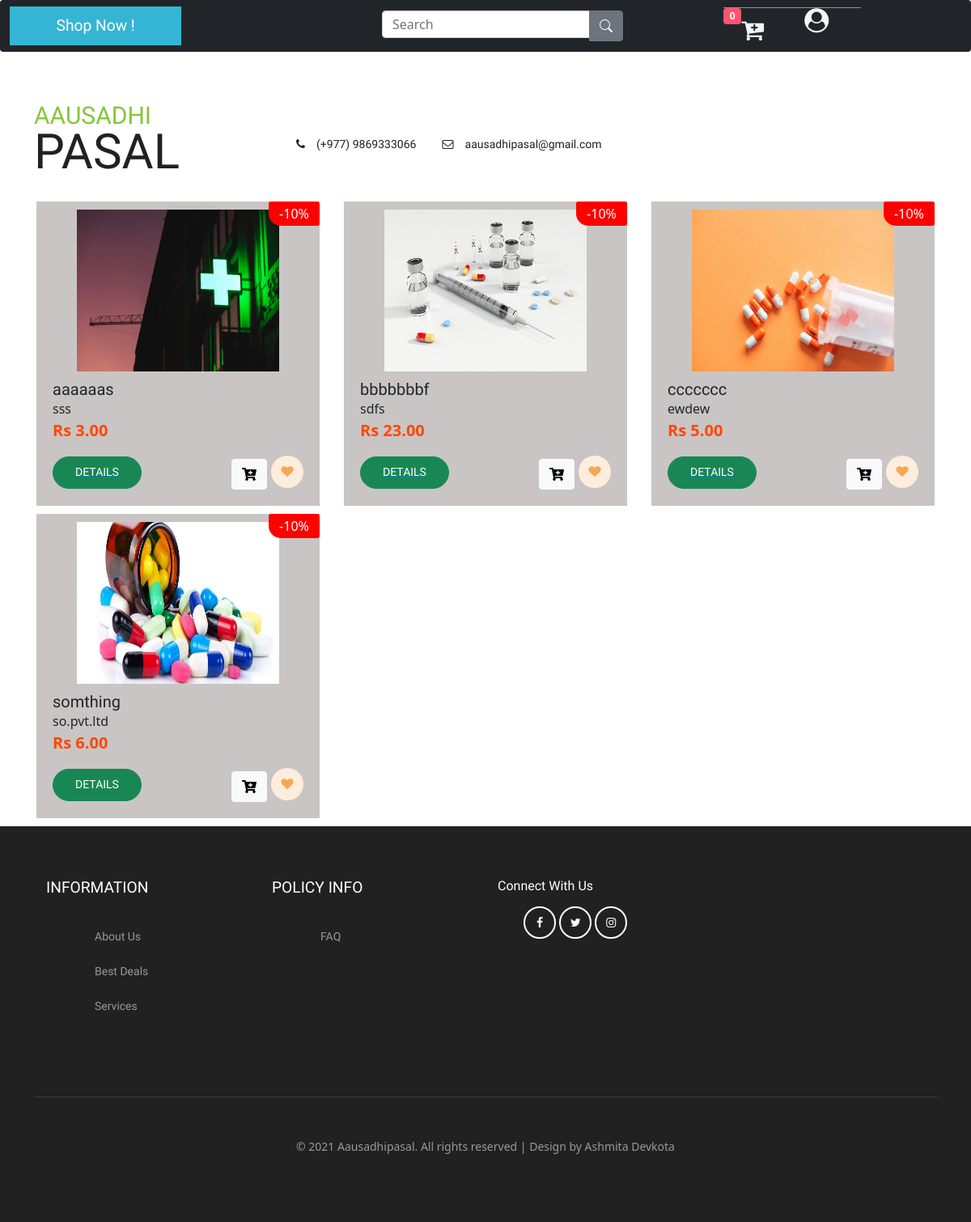
The page /store/ (signed in) on the database its author committed.
### medicines/models.py (models this page shows, shortened)
class Product(models.Model):
    product_id = models.AutoField
    product_name = models.CharField(max_length=50)
    brand = models.CharField(max_length=200, default="")
    price = models.IntegerField(default=0)
    composition = models.CharField(max_length=300)
    pub_date = models.DateField(default=timezone.now)
    expiry_date = models.DateField(default=timezone.now)
    quantity = models.PositiveBigIntegerField(default=1)
    image = models.ImageField(null=True,blank=TRUE, upload_to='medicines/images', default="")
    @property
    def imageURL(self):
        try:
            url = self.image.url
        except:
            url=''
        return url

### medicines/views.py (the view)
# urls.py: path('store/',views.store,name="store"),
def store(request):
    if request.user.is_authenticated:
        order, created = Order.objects.get_or_create(user= request.user.username,complete=False)
        items = order.orderitem_set.all()
        cartItems = order.get_cart_items
    else:
        items = []
    products = Product.objects.all()
    context = {'products':products,  'cartItems': cartItems}
    return render(request,'store.html',context)

### medicines/models.py (called while the page is built)
    @property
    def get_cart_items(self):
        orderitems = self.orderitem_set.all()
        total = sum([item.quantity for item in orderitems])
        return total

### templates/store.html (shortened to what this page needs)
{% load static %}
{% include 'components/base/base-top.html' %}
<link href="https://cdn.jsdelivr.net/npm/bootstrap@5.0.0-beta3/dist/css/bootstrap.min.css" rel="stylesheet"
>
<link rel="stylesheet" href="https://use.fontawesome.com/releases/v5.15.3/css/all.css"
>
 {% include 'components/header/header.html' %}
 <div class="container">
    <div class="row">
        {% for product in products %}
        <div class="col-xl-4 col-lg-4 col-md-4 col-sm-6 margin d-flex justify-content-center align-items-center">
            <div class="cardd"> <span class="percent">-10%</span>
                <div class="card-image"> <a href="{% url 'product' product.id %}"><img src="{{product.imageURL}}" width="250" hieght="100"></a> </div>
                <div class="card-inner">
                    <h5 class="mb-0">{{product.product_name}}</h5>
                    <span>{{product.brand}}</span>
                    <div class="price"><span> Rs {{product.price|floatformat:2}}</span>  </div>
                    <div class="mt-3 d-flex justify-content-between align-items-center" style="display: flex;"> <a href="{% url 'product' product.id %}"><button class="btn btn-success text-uppercase btn-sm details">Details</button></a>
                        <div class="d-flex flex-row" >
                            <button  style="margin-right:5px ;" data-product="{{product.id}}" data-action="add" class="btn btn-light mt-1 mr-2 update-cart"> <i class="fas fa-cart-plus"></i>
                            </button>
                            <span class="wishlist"><i class="fa fa-heart"></i></span>  </div>
                    </div>
                </div>
            </div>
        </div>
        {% endfor %}
        </div>
</div>
 {% include 'components/footer/footer.html' %}
 {% include 'components/base/base-bottom.html' %}

### templates/components/base/base-top.html (shortened to what this page needs)
{% load static %}
<!DOCTYPE html>
<html>
  <head>
    <link
      href="{% static 'css/bootstrap.css' %}"
      rel="stylesheet"
      type="text/css"
      media="all"
    />
    <link
      href="{% static 'css/style.css' %}"
      rel="stylesheet"
      type="text/css"
      media="all"
    />
    <link
      href="{% static 'css/main.css' %}"
      rel="stylesheet"
      type="text/css"
      media="all"
    />
    <link
      href="{% static 'css/font-awesome.css' %}"
      rel="stylesheet"
      type="text/css"
      media="all"
    />
    <link
      rel="stylesheet"
      href="https://cdnjs.cloudflare.com/ajax/libs/animate.css/4.1.1/animate.min.css"
    />
    <body></body>
  </head>
</html>

### templates/components/header/header.html (shortened to what this page needs)
{% load static %}
<link href="https://cdn.jsdelivr.net/npm/bootstrap@5.0.2/dist/css/bootstrap.min.css" rel="stylesheet">
<link rel="stylesheet" href="https://cdn.jsdelivr.net/npm/bootstrap-icons@1.5.0/font/bootstrap-icons.css">
<link
  rel="stylesheet"
  href="https://cdnjs.cloudflare.com/ajax/libs/font-awesome/4.7.0/css/font-awesome.min.css"
/>
              {% if request.user.is_authenticated %}
              <div class="m-0">
                <nav class="navbar navbar-expand-lg navbar-light bg-dark" >
                    <div class="container-fluid">
                      <div class="w3l_offers">
                        <a href="{% url 'store' %} ">Shop Now !</a>
                      </div>
                        <div class="collapse navbar-collapse justify-content-between" id="navbarCollapse">
                            <form class="d-flex">
                                <div class="input-group">
                                    <input type="text" class="form-control" placeholder="Search">
                                    <button type="button" class="btn btn-secondary"><i class="bi-search"></i></button>
                                </div>
                            </form>
              <div class="navbar-nav">
              <span class="badge bg-c-red" style="height: 20px;" id="cart-total">{{cartItems}}</span
                > <a href="{% url 'cart' %}"><i class="fa fa-cart-plus" style="color: aliceblue;font-size: 30px;margin-right: 50px; margin-top: 12px;"> </i></a>
                <div class="w3l_header_right1">
                  <div class="contain">
                    <div class="dropdown">
                      <div class="profile">
                        <i
                          class="fa fa-user-circle"
                          class="dropbtn"
                          style="
                            color: aliceblue;
                            font-size: 30px;
                            padding-top: 0px;
                          "
                          ></i
                        >
                      </div>
                    </div>
                  </div>
                </div>
                </div>
          {% endif %}
      </div>
  </nav>
</div>
<div class="logo_products">
  <div class="container">
    <div class="w3ls_logo_products_left animate__animated animate__bounce">
      <h1>
        <a href="{% url 'home' %}"><span>Aausadhi</span> Pasal</a>
      </h1>
    </div>
    <div class="w3ls_logo_products_left1">
      <ul class="phone_email">
        <li><i class="fa fa-phone" aria-hidden="true"></i>(+977) 9869333066</li>
        <li>
          <i class="fa fa-envelope-o" aria-hidden="true"></i
          ><a href="#">aausadhipasal@gmail.com</a>
        </li>
      </ul>
    </div>
    <div class="clearfix"></div>
  </div>
</div>

### templates/components/footer/footer.html (shortened to what this page needs)
{% load static %}
<link rel="stylesheet" href="https://cdnjs.cloudflare.com/ajax/libs/font-awesome/4.7.0/css/font-awesome.min.css">
<div class="footer">
    <div class="container">
        <div class="col-md-3 w3_footer_grid">
            <h3>information</h3>
            <ul class="w3_footer_grid_list">
                <li><a href="about.html">About Us</a></li>
                <li><a href="products.html">Best Deals</a></li>
                <li><a href="services.html">Services</a></li>
            </ul>
        </div>
        <div class="col-md-3 w3_footer_grid">
            <h3>policy info</h3>
            <ul class="w3_footer_grid_list">
                <li><a href="faqs.html">FAQ</a></li>
            </ul>
        </div>
        <div class="col-md-3 w3_footer_grid agile_footer_grids_w3_footer">
            <div class="w3_footer_grid_bottom">
                <h5>connect with us</h5>
                <ul class="agileits_social_icons">
                    <li><a href="https://www.facebook.com/ashmita.devkota.79/" class="facebook"><i class="fa fa-facebook" aria-hidden="true"></i></a></li>
                    <li><a href="https://twitter.com/ashmita" class="twitter"><i class="fa fa-twitter" aria-hidden="true"></i></a></li>
                    <li><a href="https://instagram.com/ashmita" class="instagram"><i class="fa fa-instagram" aria-hidden="true"></i></a></li>
                </ul>
            </div>
        </div>
        <div class="clearfix"> </div>
        <div class="agile_footer_grids">
        </div>
        <div class="wthree_footer_copy">
            <p>© 2021 Aausadhipasal. All rights reserved | Design by Ashmita Devkota</a></p>
        </div>
    </div>
</div>

### templates/components/base/base-bottom.html (shortened to what this page needs)
</body>
</html>

### static/css/main.css (style rules this page uses)
.contain { display: inline; justify-content: right; margin-top: 0%; }
.profile { position: relative; display: inline; }
.dropdown { display:inline; }
.badge { background: #FF5370; }

### templates/store.html (style rules this page uses)
.cardd { background-color: rgba(158, 151, 151, 0.555); position: relative; margin-bottom: 10px; width: 350px; border: none }
.percent { width: 63px; height: 30px; position: absolute; background: red; color: #fff; border-radius: 3px; display: flex; justify-content: center; align-items: center; right: 0; border-bottom-left-radius: 15px; padding: 10px }
.card-image { padding: 30px; height: 200px; display: flex; align-items: center; justify-content: center }
.card-image img { margin-top: 20px; height: 200px; }
.card-inner { padding: 20px }
.price span { color: rgb(255, 72, 0); font-weight: 600; font-size: 20px }
.details { border-radius: 20px; width: 110px; height: 40px; display: flex; justify-content: center; align-items: center }
.wishlist { width: 40px; height: 40px; border-radius: 50%; color: #f7a754; background: #fdeddc; display: flex; justify-content: center; align-items: center; cursor: pointer; transition: 0.5s all; font-size: 15px }

### rows shown on the page
Product: imageURL (picture), product_name "aaaaaas", brand "sss", price "3.00"
Product: imageURL (picture), product_name "bbbbbbbf", brand "sdfs", price "23.00"
Product: imageURL (picture), product_name "ccccccc", brand "ewdew", price "5.00"
Product: imageURL (picture), product_name "somthing", brand "so.pvt.ltd", price "6.00"

### other values the page prints
{{ cartItems }} "0"
